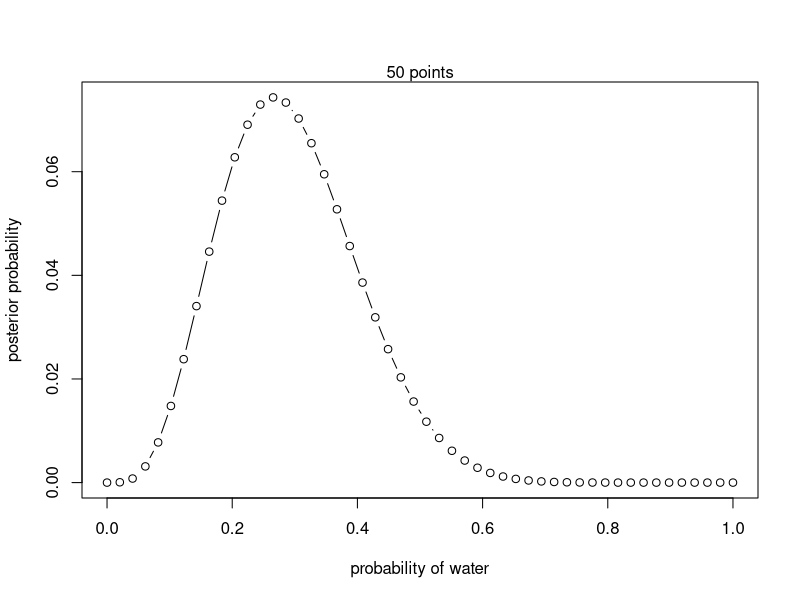
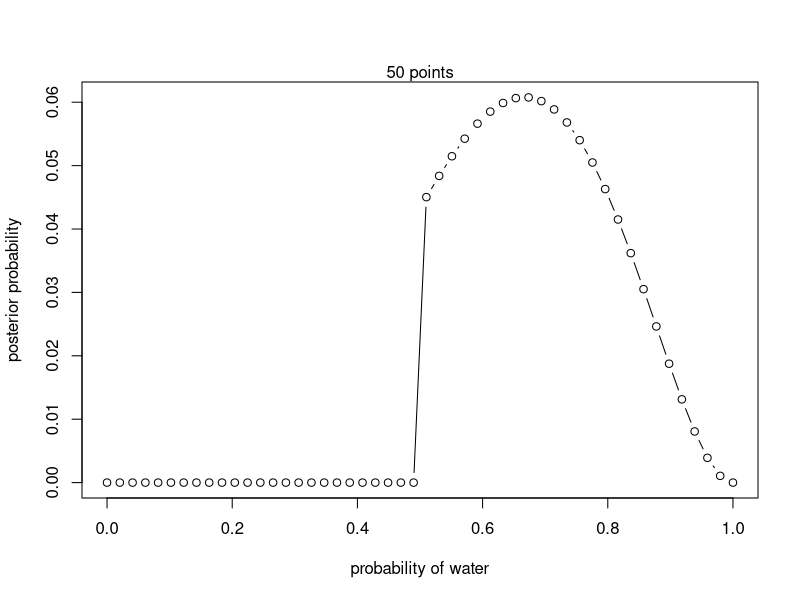

The R script that drew these images, in order:
## ---- chunk 1
knitr::opts_chunk$set(echo = TRUE)
## ---- chunk 2
# define grid 
p_grid <- seq( from=0 , to=1 , length.out=50 )
# define prior 
prior <- rep( 1 , 50 )
# compute likelihood at each value in grid 
likelihood <- dbinom( 4 , size=15 , prob=p_grid )
# compute product of likelihood and prior 
unstd.posterior <- likelihood * prior
# standardize the posterior, so it sums to 1 
posterior <- unstd.posterior / sum(unstd.posterior)
## ---- chunk 3
plot( p_grid , posterior , type="b" , xlab="probability of water" , ylab="posterior probability" )
mtext( "50 points" )
## ---- chunk 4
# define grid 
p_grid <- seq( from=0 , to=1 , length.out=50 )
# define prior 
prior <- ifelse(p_grid < 0.5, 0, 1)
# compute likelihood at each value in grid 
likelihood <- dbinom( 4 , size=6 , prob=p_grid )
# compute product of likelihood and prior 
unstd.posterior <- likelihood * prior
# standardize the posterior, so it sums to 1 
posterior <- unstd.posterior / sum(unstd.posterior)

plot( p_grid , posterior , type="b" , xlab="probability of water" , ylab="posterior probability" )
mtext( "50 points" )
